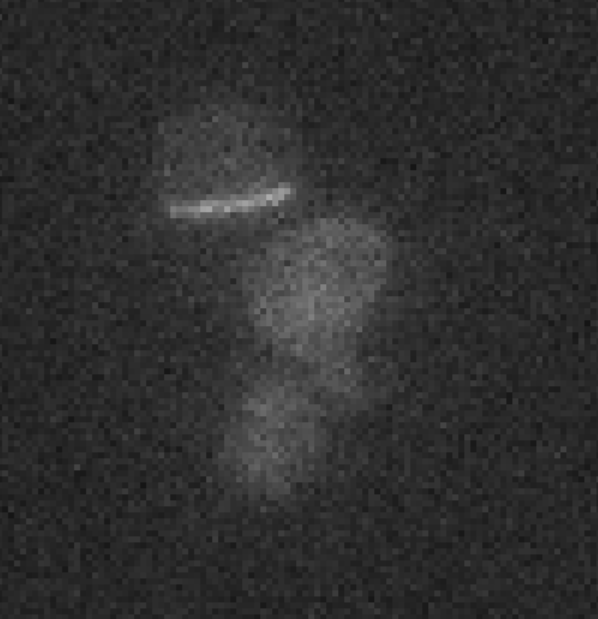
#> input picture Ridge_Enhancement/example.png, 598 x 619 px
$ python analyze.py
#> lines starting #> are read from the running program, lines starting #| are printed output that depends on the picture; after the words box and inside, x2 and y2 are one past the last pixel; in counts of white or black regions, pixels touching at a corner belong together
import numpy as np
from skimage.io import imread
import sys
import os

try:
    print(f"Loading files from {os.getcwd()}")
    img = imread('example.png')
#> img is the input picture: shape (619, 598, 4); mean R, G, B, A 47, 47, 47, 255
    labeled = imread('labeled example.png')
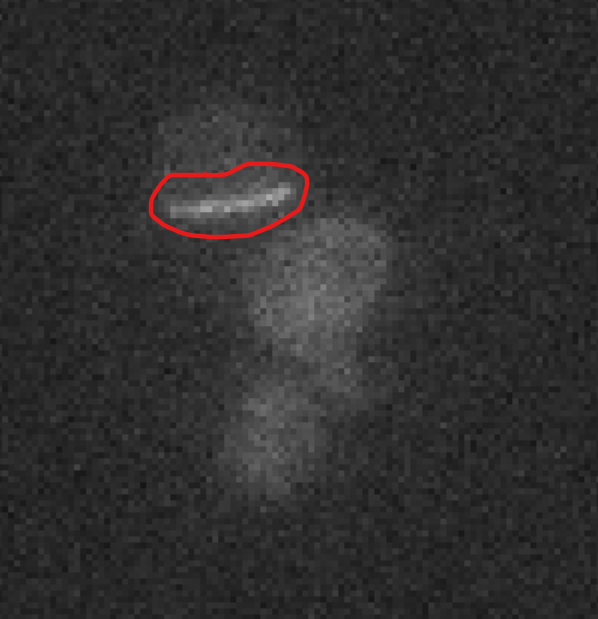
#> input picture Ridge_Enhancement/labeled example.png, 598 x 619 px
#> labeled is the input picture: shape (619, 598, 4); mean R, G, B, A 47.7, 46.8, 46.8, 255

    print("Image shape:", img.shape)
#| Image shape: (619, 598, 4)
    print("Labeled shape:", labeled.shape)
#| Labeled shape: (619, 598, 4)

    img_f = img.astype(float)
    labeled_f = labeled.astype(float)

    # find where they differ
    if img.shape == labeled.shape:
        diff = np.abs(img_f - labeled_f)
        if diff.ndim == 3:
            diff_mask = diff.sum(axis=2) > 20
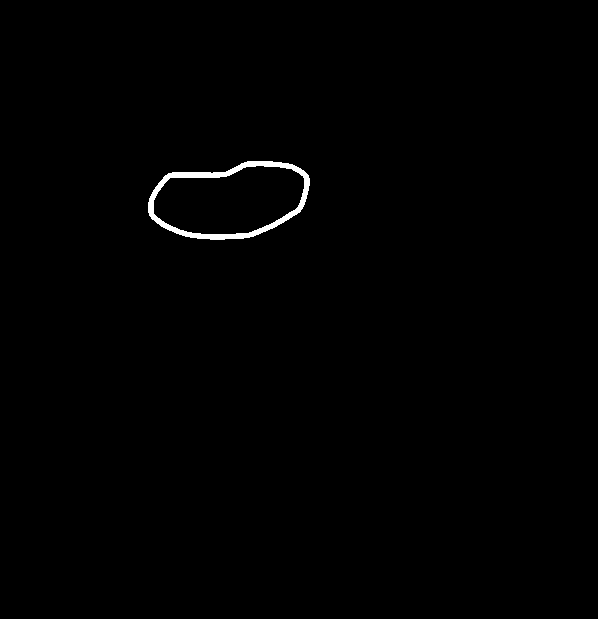
#> diff_mask: shape (619, 598) bool; 0.56% white; 1 white region, box (x1, y1, x2, y2) and area: (148, 161, 310, 240) 2089
        else:
            diff_mask = diff > 20

        if diff.ndim == 3:
            img_gray = img.mean(axis=2)
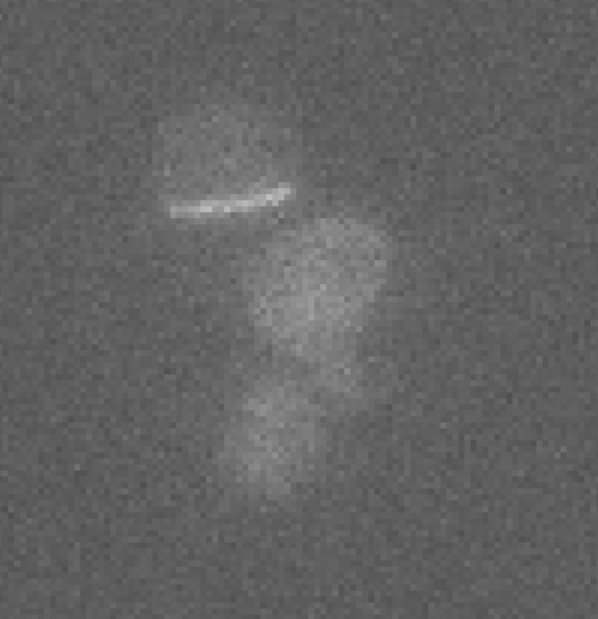
#> img_gray: shape (619, 598) float64; min 78.75, max 192, mean 99
        else:
            img_gray = img

        filament_pixels = img_gray[diff_mask]
#> filament_pixels = 2089 values, max 135.8 at index 1311, min 96 at index 1908, mean 110.8
        bg_pixels = img_gray[~diff_mask]

        print(f"Filament pixels count: {len(filament_pixels)}")
#| Filament pixels count: 2089
        if len(filament_pixels) > 0:
            print(f"Mean filament intensity (gray): {filament_pixels.mean():.2f}")
#| Mean filament intensity (gray): 110.80
            print(f"Mean background intensity (gray): {bg_pixels.mean():.2f}")
#| Mean background intensity (gray): 98.91
            y, x = np.where(diff_mask)
#> y = 2089 values from 161 to 239; x = 2089 values, max 309 at index 834, min 148 at index 1111, mean 228.6
            print(f"Filament rough length scale: {max(y.max()-y.min(), x.max()-x.min())} pixels")
#| Filament rough length scale: 161 pixels
            print(f"Filament rough branch length min: probably need at least 10px? y_span={y.max()-y.min()}, x_span={x.max()-x.min()}")
#| Filament rough branch length min: probably need at least 10px? y_span=78, x_span=161
        else:
            print("No difference found between labeled and original image!")
    else:
        print("Shapes differ, adjusting diff strategy...")
        print(f"img shape: {img.shape}, labeled shape: {labeled.shape}")
except Exception as e:
    print("Error:", repr(e))
